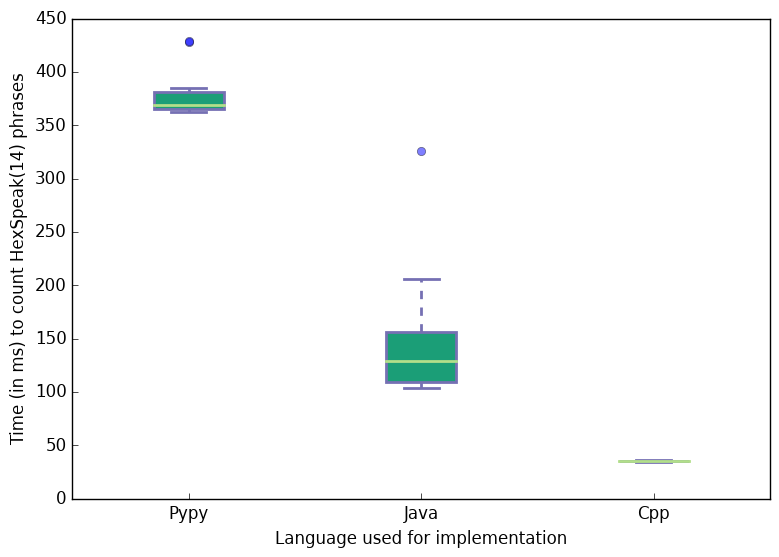

The Python source for this figure:
#!/usr/bin/env python2

import numpy as np
import matplotlib as mpl

## agg backend is used to create plot as a .png file
mpl.use('agg')

import matplotlib.pyplot as plt

## Read data from benchmarking session
#    "timings.python.txt",
#    "timings.clojure.txt",
languages = [
    "timings.pypy.txt",
    "timings.java.txt",
    "timings.cpp.txt",
]

data_to_plot_and_filenames = [
    (
        lang.split('.')[1].capitalize(),
        np.asarray([float(x) for x in open("../results/" + lang) if x.strip()])
    )
    for lang in languages
]

# Create a figure instance
fig = plt.figure(1, figsize=(9, 6))

# Create an axes instance
ax = fig.add_subplot(111)

# Create the boxplot!
# Add patch_artist=True option to ax.boxplot() to get fill color
bp = ax.boxplot([x[1] for x in data_to_plot_and_filenames], patch_artist=True)

## Change outline color, fill color and linewidth of the boxes
for box in bp['boxes']:
    # change outline color
    box.set(color='#7570b3', linewidth=2)
    # change fill color
    box.set(facecolor='#1b9e77')

## Change color and linewidth of the whiskers
for whisker in bp['whiskers']:
    whisker.set(color='#7570b3', linewidth=2)

## Change color and linewidth of the caps
for cap in bp['caps']:
    cap.set(color='#7570b3', linewidth=2)

## Change color and linewidth of the medians
for median in bp['medians']:
    median.set(color='#b2df8a', linewidth=2)

## Change the style of fliers and their fill
for flier in bp['fliers']:
    flier.set(marker='o', color='#e7298a', alpha=0.5)

## Custom x-axis labels
ax.set_xticklabels([x[0] for x in data_to_plot_and_filenames],
                   fontdict={'fontsize': 9})
for tick in ax.yaxis.get_major_ticks():
    # tick.label.set_fontsize('x-small')
    tick.label.set_fontsize(9)
    # tick.label.set_rotation('vertical')

## Remove top axes and right axes ticks
ax.get_xaxis().tick_bottom()
ax.get_yaxis().tick_left()

# Set axis labels
latexify = lambda x: "$" + x.replace(' ', '\\ ') + "$"
ax.set_xlabel(
    latexify("Language used for implementation"),
    fontdict={'fontsize': 13})
ax.set_ylabel(
    latexify("Time (in ms) to count HexSpeak(14) phrases"),
    fontdict={'fontsize': 13})

# Save the figure
fig.savefig('boxplot.png', bbox_inches='tight')
